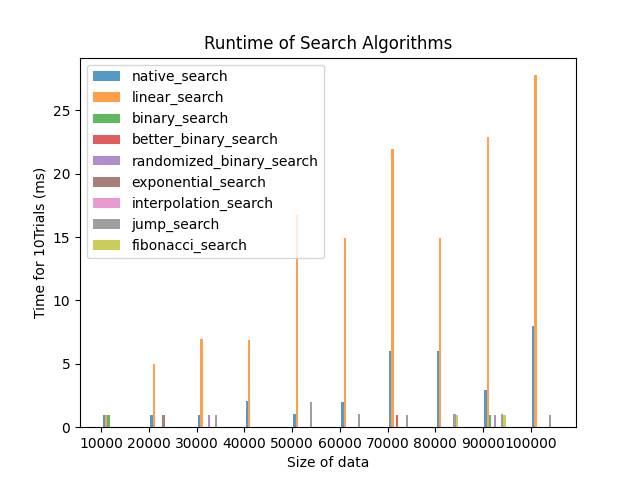

The script that saved this image:
# CSCI 220/620
# Summer 2022
# Assignment 4 - Empirical Performance of Search Algorithms
# James Post
import random
import math
import time
import pandas as pd
import matplotlib.pyplot as plt


def random_list(mn, mx, size, do_sorted, is_unique):
    rl = []
    i = 0
    while i < size:
        rn = random.randint(mn, mx)
        if is_unique and rn not in rl:
            rl.append(rn)
            i += 1
    if do_sorted:
        rl.sort()
    return rl


def pseudo_random_list(size):
    rl = [0]
    for i in range(1, size):
        rl.append(rl[i - 1] + random.randint(1, 10))
    return rl


def native_search(arr, key):
    return arr.index(key)


def linear_search(arr, key):
    for i in range(0, key):
        if arr[i] == key:
            return i
    return -1


def binary_search(arr, key):
    return bin_search_rec(arr, 0, len(arr) - 1, key)


def bin_search_rec(arr, l, r, key):
    if r >= l:
        mid = int(l + (r - l) / 2)
        if arr[mid] == key:
            return mid
        elif arr[mid] > key:
            return bin_search_rec(arr, l, mid - 1, key)
        else:
            return bin_search_rec(arr, mid + 1, r, key)
    else:
        return -1


def better_binary_search(arr, key):
    l = 0
    r = len(arr) - 1
    while r - l > 1:
        m = int(l + (r - l) / 2)
        if arr[m] <= key:
            l = m
        else:
            r = m
    if arr[l] == key:
        return l
    if arr[r] == key:
        return r
    else:
        return -1


def bin_search_random(arr, l, r, key):
    if r >= l:
        mid = random.randint(l, r)
        if arr[mid] == key:
            return mid
        if arr[mid] > key:
            return bin_search_random(arr, l, mid - 1, key)
        return bin_search_random(arr, mid + 1, r, key)
    return -1


def randomized_binary_search(arr, key):
    return bin_search_random(arr, 0, len(arr) - 1, key)


def exponential_search(arr, key):
    if arr[0] == key:
        return 0
    n = len(arr)
    i = 1
    while i < n and arr[i] <= key:
        i = i * 2
    return bin_search_rec(arr, int(i / 2), min(i, n - 1), key)


def interpolation_search_rec(arr, l, r, key):
    if l == r:
        if arr[l] == key:
            return l
        else:
            return -1
    if l <= r and arr[l] <= key <= arr[r]:
        pos = l + int(((r - l) / (arr[r] - arr[l])) * (key - arr[l]))
        if arr[pos] == key:
            return pos
        if arr[pos] < key:
            return interpolation_search_rec(arr, pos + 1, r, key)
        if arr[pos] > key:
            return interpolation_search_rec(arr, l, pos - 1, key)
    return -1


def interpolation_search(arr, key):
    return interpolation_search_rec(arr, 0, len(arr) - 1, key)


# from https://www.geeksforgeeks.org/jump-search/
def jump_search(arr, key):
    n = len(arr)
    step = math.sqrt(n)
    prev = 0
    while arr[int(min(step, n) - 1)] < key:
        prev = step
        step += math.sqrt(n)
        if prev >= n:
            return -1
    while arr[int(prev)] < key:
        prev += 1
        if prev == min(step, n):
            return -1
    if arr[int(prev)] == key:
        return int(prev)
    return -1


# from https://www.geeksforgeeks.org/fibonacci-search/
def fibonacci_search(arr, key):
    n = len(arr)
    fib_2 = 0
    fib_1 = 1
    fib_m = fib_2 + fib_1
    while fib_m < n:
        fib_2 = fib_1
        fib_1 = fib_m
        fib_m = fib_2 + fib_1
    offset = -1
    while fib_m > 1:
        i = min(offset + fib_2, n - 1)
        if arr[i] < key:
            fib_m = fib_1
            fib_1 = fib_2
            fib_2 = fib_m - fib_1
            offset = i
        elif arr[i] > key:
            fib_m = fib_2
            fib_1 = fib_1 - fib_2
            fib_2 = fib_m - fib_1
        else:
            return i
    if fib_1 and arr[n - 1] == key:
        return n - 1
    return -1


def plot_times(dict_searches, searches, trials, sizes):
    search_num = 0
    plt.xticks([j for j in range(len(sizes))], [str(size) for size in sizes])
    for search in searches:
        search_num += 1
        d = dict_searches[search.__name__]
        x_axis = [j + .05 * search_num for j in range(len(sizes))]
        y_axis = [d[i] for i in sizes]
        plt.bar(x_axis, y_axis, width=.05, alpha=.75, label=search.__name__)
    plt.legend()
    plt.title("Runtime of Search Algorithms")
    plt.xlabel("Size of data")
    plt.ylabel("Time for " + str(trials) + "Trials (ms)")
    plt.savefig("Assignment4.png")
    plt.show()


def main():
    searches = [native_search, linear_search, binary_search, better_binary_search, randomized_binary_search,
                exponential_search, interpolation_search, jump_search, fibonacci_search]
    dict_searches = {}
    for search in searches:
        dict_searches[search.__name__] = {}
    trials = 10
    sizes = [10000 * i for i in range(1, 11)]
    for size in sizes:
        for search in searches:
            dict_searches[search.__name__][size] = 0
        for trial in range(1, trials + 1):
            arr = pseudo_random_list(size)
            idx = random.randint(1, size) - 1
            key = arr[idx]
            for search in searches:
                start_time = time.time()
                idx_2 = search(arr, key)
                end_time = time.time()
                net_time = end_time - start_time
                dict_searches[search.__name__][size] += 1000 * net_time
                if idx != idx_2:
                    print("Error in search", search.__name__, size, idx, idx_2, key)
    pd.set_option("display.max_rows", 500)
    pd.set_option("display.max_columns", 500)
    pd.set_option("display.width", 1000)
    df = pd.DataFrame.from_dict(dict_searches).T
    print(df)
    plot_times(dict_searches, searches, trials, sizes)


if __name__ == "__main__":
    main()
